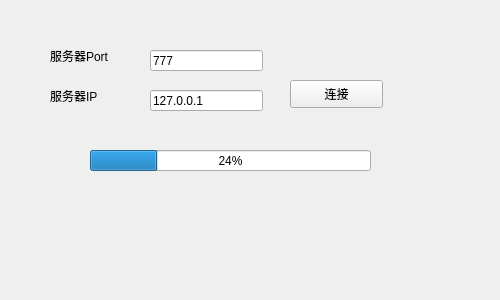
<?xml version="1.0" encoding="UTF-8"?>
<ui version="4.0">
 <class>ClientFileWidget</class>
 <widget class="QWidget" name="ClientFileWidget">
  <property name="geometry">
   <rect>
    <x>0</x>
    <y>0</y>
    <width>500</width>
    <height>300</height>
   </rect>
  </property>
  <property name="windowTitle">
   <string>Form</string>
  </property>
  <widget class="QPushButton" name="btnConnect">
   <property name="geometry">
    <rect>
     <x>290</x>
     <y>80</y>
     <width>93</width>
     <height>28</height>
    </rect>
   </property>
   <property name="text">
    <string>连接</string>
   </property>
  </widget>
  <widget class="QLabel" name="label">
   <property name="geometry">
    <rect>
     <x>50</x>
     <y>40</y>
     <width>81</width>
     <height>31</height>
    </rect>
   </property>
   <property name="text">
    <string>服务器Port</string>
   </property>
  </widget>
  <widget class="QLineEdit" name="lineEditPort">
   <property name="geometry">
    <rect>
     <x>150</x>
     <y>50</y>
     <width>113</width>
     <height>21</height>
    </rect>
   </property>
   <property name="text">
    <string>777</string>
   </property>
  </widget>
  <widget class="QLineEdit" name="lineEditIP">
   <property name="geometry">
    <rect>
     <x>150</x>
     <y>90</y>
     <width>113</width>
     <height>21</height>
    </rect>
   </property>
   <property name="text">
    <string>127.0.0.1</string>
   </property>
  </widget>
  <widget class="QLabel" name="label_2">
   <property name="geometry">
    <rect>
     <x>50</x>
     <y>80</y>
     <width>81</width>
     <height>31</height>
    </rect>
   </property>
   <property name="text">
    <string>服务器IP</string>
   </property>
  </widget>
  <widget class="QProgressBar" name="progressBar">
   <property name="geometry">
    <rect>
     <x>90</x>
     <y>150</y>
     <width>281</width>
     <height>21</height>
    </rect>
   </property>
   <property name="value">
    <number>24</number>
   </property>
  </widget>
 </widget>
 <resources/>
 <connections/>
</ui>
